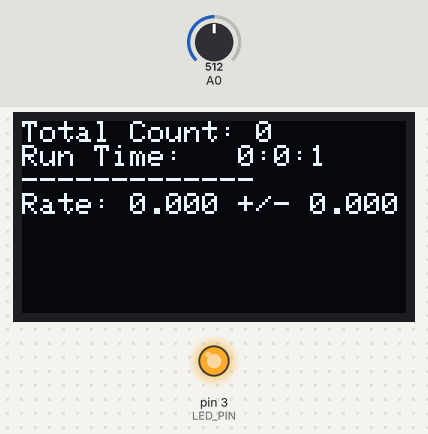
Bench run of a sketch on a simulated Arduino Uno, built with avr-gcc and run on an emulated ATmega328P. On the bench: 128×64 one-colour display, output pins drawn as LEDs (lit = HIGH). The inputs (shaded band) are chosen by the test bench; at power-on: A0 = 512. What the sketch prints to the serial monitor is not drawn.

Above: at 1.6 s.
1.7 s: A0 set to 85
At 3.8 s:
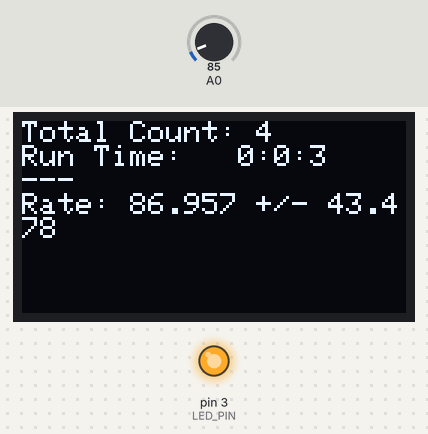
4.7 s: A0 set to 75
At 5.6 s:
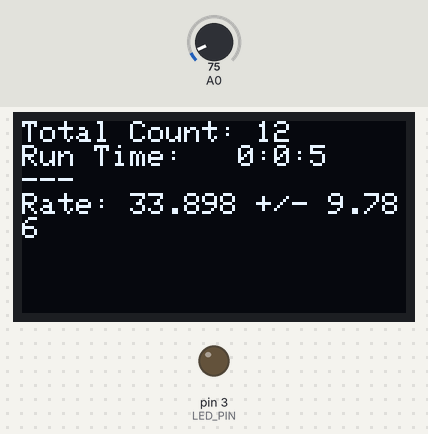
7.7 s: A0 set to 122
At 8.8 s:
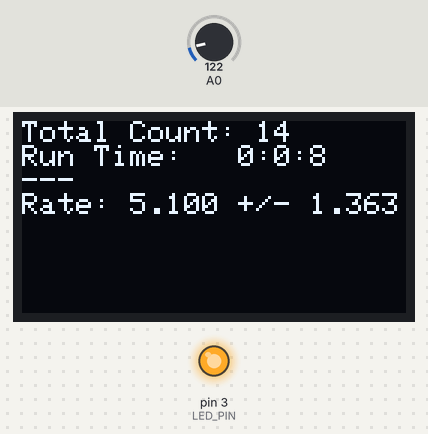
Timing chart, 0 to 10.7 s (numbered marks = the images above; inputs shaded):
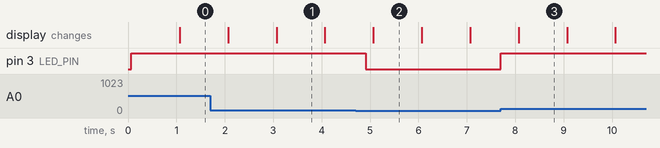

Measured:
- the behaviour switches between 81 and 80 on A0 (found by bisection; images 1 and 2)
- after the input at 4.7 s, pin 3 (LED_PIN): HIGH → LOW after 0.21 s
- after the input at 7.7 s, pin 3 (LED_PIN): LOW → HIGH at once
- what the display in image 1 shows lasts 1.0 s, from 3.1 s to 4.1 s

The sketch:

Arduino_code.ino
```cpp
/*
Desktop Muon Counter Arduino Code
Questions?
Spencer N. Axani
saxani@mit.edu

Requirements:
  1. Adafruit GFX Library -- by Adafruit Version 1.0.2
  2. Adafruit SSD1306     -- by Adafruit Version 1.0.0
  3. Wire                 -- by Arduino Version 1.0.0
  4. OzOLED               -- Version unknown, can be found on github. Or in the supplementary material.
  5. SPI                  -- by Arduino Version 1.0.0
  6. TimerOne             -- by Jesse Tane et al. Version 1.1.0

 Simply un-zip the libraries.zip file and place the files into the Arduino/libraries folder on your machin
*/

#include <Adafruit_GFX.h>
#include <Adafruit_SSD1306.h>
#include <Wire.h>
#include <OzOLED.h>
#include <SPI.h>
#include <TimerOne.h>

const int OLED = 1;                // Turn on/off the OLED [1,0] (Set to 0 to improve deadtime)
const int LED  = 1;                // Turn on/off the LED delay [1,0] (Set to 0 to improve deadtime)

//INTERUPT SETUP
#define TIMER_INTERVAL 1000000     // Every 1,000,000 us the timer will update the clock on the OLED

//OLED SETUP
#define OLED_RESET 10              // A signal to this pin will reset the OLED screen
Adafruit_SSD1306 display(OLED_RESET);

//Linear regression parameters
float x1,x2,x3,x4,x5,x6;
float y1,y2,y3,y4,y5,y6;

float Sx2y,Sylny,Sxy,Sxylny,Sy;
float a, b;


//Timing variables
long measurement_t1  = 0L;                // Time stamp
long measurement_t2  = 0L;                // Used to calculate deadtime of signal measurement

long OLED_t1         = 0L;                // Used to calcualte deadtime of OLED screen update
long OLED_t2         = 0L;                // Used to calcualte deadtime of OLED screen update

long OLED_deadtime        = 0L;           // Tallies the total deadtime of the OLED screen between signal measurements
long measurement_deadtime = 0L;
long total_deadtime       = 0L;

const float TIME_INTERVAL      = 5.8;     // Using a prescaler of 4, the time between analogue samples is 5.8 us.

String      hist = "Initiallizing...";    // A histogram representing the relative number of photons seen by the SiPM

const float SIGNAL_THRESHOLD  = 80;        // Signal threshold, measured from 0-1023. Measureing from 0 to 300mV. 70 corresponds to approximately 20 mV threshold.
const int   LED_PIN           = 3;         // The LED digital pin connections.
long int    count             = -1L;       // A tally of the number of muon counts observed


float SiPM_voltage     = 0;                  // This is the calculated pulse amplitude of the SiPM signal
float signal_voltage   = 0;                  // This is the measured signal amplitude from the pulse detector circuit

const String current_count_str  = "Total Count:";
const String runtime_str        = "Run Time:   ";
const String rate_str           = "Rate: ";
const String pm                 = "+/-";

long int time           = 0.;
int      seconds        = 0.;
int      minutes        = 0.;
int      hours          = 0.;
float    stdev          = 0.;
float    average        = 0.;
char     tmp2[15];
char     tmp[15];
String   current_count;
String   runtime;
String   rate;

void setup() {
Serial.begin(9600);

ADCSRA &= ~(bit (ADPS0) | bit (ADPS1) | bit (ADPS2));    // clear prescaler bits
ADCSRA |= bit (ADPS1);                                   // Set prescaler to 4

 display.begin(SSD1306_SWITCHCAPVCC, 0x3C);              // OLED screen
 display.clearDisplay();

if (OLED == 1){
  display.setTextSize(1);
  display.setTextColor(WHITE);
}


pinMode(LED_PIN, OUTPUT);                                // Setup the LED pin to output

Timer1.initialize(TIMER_INTERVAL);                       // Initialise timer 1
Timer1.attachInterrupt(timerIsr);                        // attach the ISR routine

getTime();
}

void loop() {
  while (1) {
    if (analogRead(A0) > SIGNAL_THRESHOLD) // If true, we have an event!
        {
        y2 = analogRead(A0);              // Read analogue pin A0 five times.
        y3 = analogRead(A0);
        y4 = analogRead(A0);
        y5 = analogRead(A0);
        y6 = analogRead(A0);

        total_deadtime += measurement_deadtime + OLED_deadtime; // time_pulse == deadtime of previous measuremnet. time_oled == deadtime associated with updating clock.

        measurement_t1 = millis();        // Time stamp of event

        noInterrupts();                   // Turn of the interupts, so that it doesn't update the OLED screen mid measuremnt
        x1 = 0;                           // This is the time of the first measurement: y1
        x2 = x1 + TIME_INTERVAL + 0.5;    // It takes 504ns to perform the IF statement
        x3 = x2 + TIME_INTERVAL;
        x4 = x3 + TIME_INTERVAL;
        x5 = x4 + TIME_INTERVAL;
        x6 = x5 + TIME_INTERVAL;
        digitalWrite(LED_PIN, HIGH);          // Turn on the LED

        // Calculate the initial pulse amplitude. This is just a exponential regression fit.
        Sx2y   = x2*x2*y2 + x3*x3*y3 + x4*x4*y4 + x5*x5*y5 + x6*x6*y6;
        Sylny  = y2*log(y2) + y3*log(y3) + y4*log(y4) + y5*log(y5) + y6*log(y6);
        Sxy    = x2*y2 + x3*y3 + x4*y4 + x5*y5 + x6*y6;
        Sxylny = x2*y2*log(y2) + x3*y3*log(y3) + x4*y4*log(y4) + x5*y5*log(y5) + x6*y6*log(y6);
        Sy     = y2 + y3 + y4 + y5 + y6;

        a = (Sx2y*Sylny - Sxy*Sxylny) / (Sy*Sx2y - Sxy*Sxy);
        b = (Sy*Sxylny - Sxy*Sylny) / (Sy*Sx2y - Sxy*Sxy);
        y1 = exp(a);                          // y1 is the calculated amplitude of the triggering pulses at the time of the trigger.


        signal_voltage = y1 * 5./1023.;    // Convert the measured value, y1 , to a voltage (0-1024 == 0-5V)
        count++;                           // Increment the number of counts

        float aa = -0.0000213241;         // These numbers come from the calibration of the electronics. See Calibration section in paper.
        float bb =  0.0236566939;
        float cc = -(0.3378053306 + signal_voltage);
        SiPM_voltage = (-bb + sqrt(sq(bb) - 4*aa*cc))/(2*aa);
        if (count > 0){
          Serial.println((String)count + " " + (String)measurement_t1 + " " + (String)signal_voltage + " " + (String)SiPM_voltage + " " + (String)(measurement_deadtime + OLED_deadtime));
        }


        interrupts();                      // Allow for interupts, to update OLED

        if (LED == 1){
          delay(signal_voltage*500);}
        digitalWrite(LED_PIN, LOW);            // Turn off the LED

        measurement_t2 = millis();
        measurement_deadtime = measurement_t2 - measurement_t1;
        OLED_deadtime = 0;


        }
    }
}

//TIMER INTERUPT
void timerIsr(){
interrupts();

if (OLED == 1){
  getTime();}
noInterrupts();
}

//UPDATE OLED SCREEN. It takes approximately 33ms to run the getTime function
void getTime(){

  OLED_t1 = millis();

  if (signal_voltage > 0.0)   {hist = "-";};
  if (signal_voltage > 0.2)   {hist = "--";};
  if (signal_voltage > 0.4)   {hist = "---";};
  if (signal_voltage > 0.6)   {hist = "----";};
  if (signal_voltage > 0.8)   {hist = "-----";};
  if (signal_voltage > 1.0)   {hist = "------";};
  if (signal_voltage > 1.2)   {hist = "-------";};
  if (signal_voltage > 1.4)   {hist = "--------";};
  if (signal_voltage > 1.6)   {hist = "---------";};
  if (signal_voltage > 1.8)   {hist = "----------";};
  if (signal_voltage > 2.0)   {hist = "-----------";};
  if (signal_voltage > 2.2)   {hist = "------------";};
  if (signal_voltage > 2.4)   {hist = "-------------";};
  if (signal_voltage > 2.6)   {hist = "--------------";};
  if (signal_voltage > 2.8)   {hist = "---------------";};
  if (signal_voltage > 3.0)   {hist = "----------------";};
  if (signal_voltage > 3.2)   {hist = "-----------------";};
  if (signal_voltage > 3.4)   {hist = "------------------";};
  if (signal_voltage > 3.6)   {hist = "-------------------";};
  if (signal_voltage > 3.8)   {hist = "--------------------";};

  display.setCursor(0, 0);

  time                = millis() / 1000.;
  seconds             = time    % 60;
  minutes             = time / 60 % 60;
  hours               = time / 3600;
  stdev               = sqrt(count) / (time-total_deadtime/1000.);
  average             = (float)count / (time-total_deadtime/1000.);
  display.clearDisplay();
  current_count        = current_count_str + " " + count ;
  runtime             = runtime_str + hours + ":" + minutes + ":" + seconds;
  dtostrf(average, 1, 3, tmp);

  if(stdev <= 0.001){
    char a = 0.000;
    dtostrf(a, 1, 3, tmp2);
  }
  else{
    dtostrf(stdev, 1, 3, tmp2);
  }

  rate = rate_str + tmp + " " + pm + " " + tmp2;
  display.println(current_count);
  display.println(runtime);
  display.println(hist);
  display.println(rate);
  display.display();
  //Serial.println(rate);
  OLED_t2 = millis();

  OLED_deadtime += (OLED_t2-OLED_t1);


}
```
